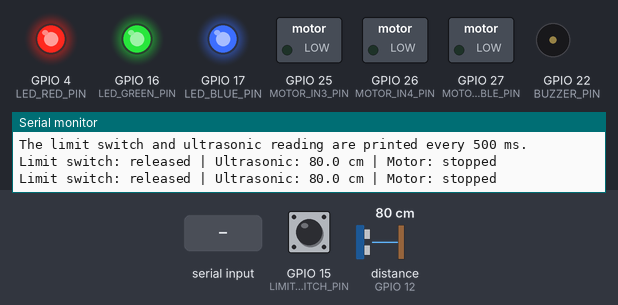
Recording of a sketch running on a simulated ESP32. On the bench: switched loads named in the sketch (green lamp = pin HIGH), output pins drawn as LEDs (lit = HIGH), buzzer (waves = sounding), the last lines printed to the serial monitor. Wiring (inferred from the names in the program): ultrasonic range finder: trigger GPIO 14; echo GPIO 12. The inputs (shaded band) are chosen by the test bench; at power-on: GPIO 15 (LIMIT_SWITCH_PIN) HIGH, distance to the obstacle (sensor on GPIO 12) 80 cm. The echo pulse lasts 58.3 µs per cm; pins used as bus, display or sensor lines are not drawn.

Above: at 1.2 s.
1.3 s: "r\n" received over Serial
At 2.5 s:
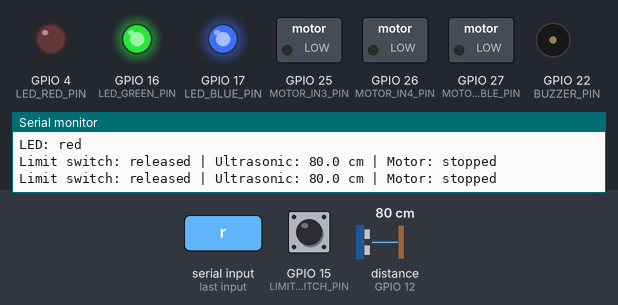
2.8 s: "g\n" received over Serial
At 3.7 s:
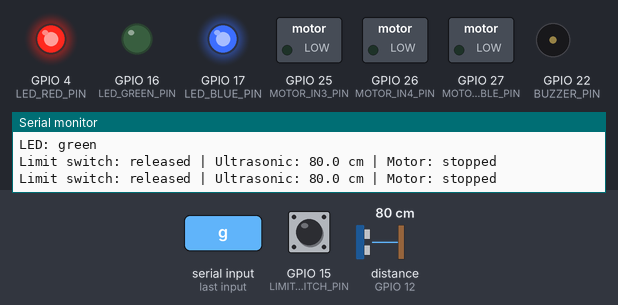
4.3 s: "b\n" received over Serial
At 4.8 s:
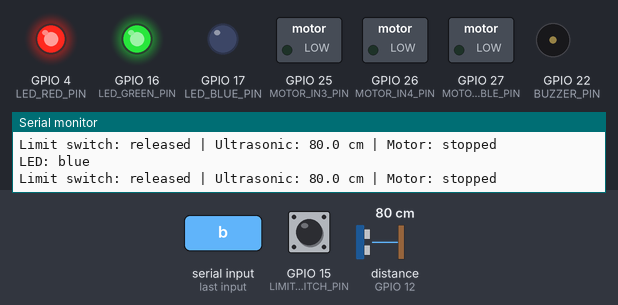
5.8 s: "y\n" received over Serial
At 7.0 s:
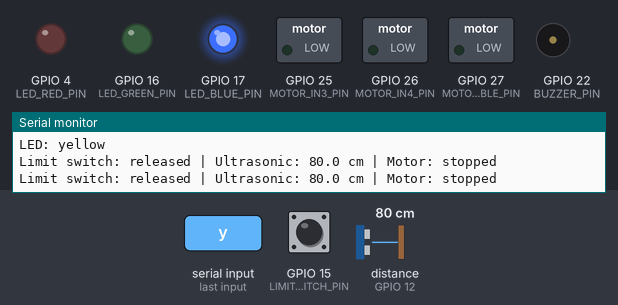
7.3 s: "c\n" received over Serial
At 8.3 s:
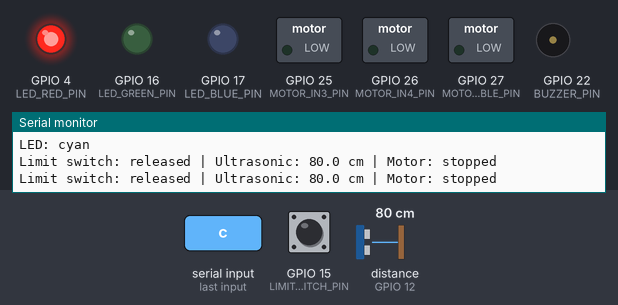
8.8 s: "p\n" received over Serial
At 8.92 s:
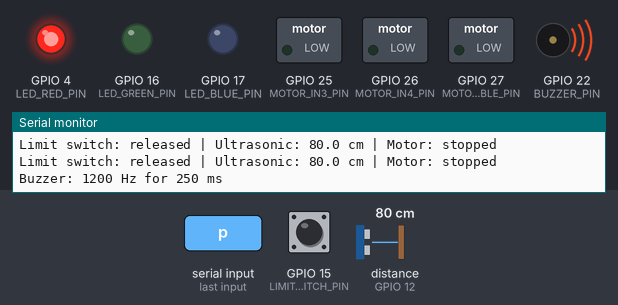
Timing chart, 0 to 11.5 s (numbered marks = the images above; inputs shaded):
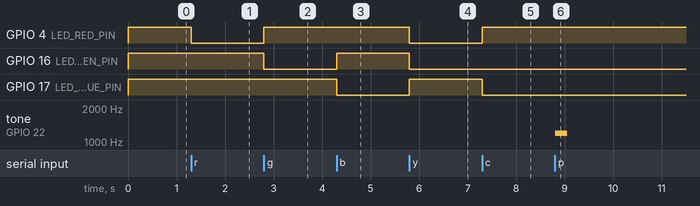

Measured:
- after the input at 1.3 s, GPIO 4 (LED_RED_PIN): HIGH → LOW at once
- after the input at 2.8 s, GPIO 4 (LED_RED_PIN): LOW → HIGH at once; GPIO 16 (LED_GREEN_PIN): HIGH → LOW at once
- after the input at 4.3 s, GPIO 16 (LED_GREEN_PIN): LOW → HIGH at once; GPIO 17 (LED_BLUE_PIN): HIGH → LOW at once
- after the input at 5.8 s, GPIO 4 (LED_RED_PIN), GPIO 16 (LED_GREEN_PIN): HIGH → LOW at once; GPIO 17 (LED_BLUE_PIN): LOW → HIGH at once
- after the input at 7.3 s, GPIO 4 (LED_RED_PIN): LOW → HIGH at once; GPIO 17 (LED_BLUE_PIN): HIGH → LOW at once
- after the input at 8.8 s, tone on GPIO 22 (BUZZER_PIN): silent → 1200 Hz at once, → silent 0.25 s later

The sketch:

ProjectMatrixDeviceDebug.ino
```cpp
#include <Arduino.h>

constexpr uint8_t BUZZER_PIN = 22;
constexpr uint8_t LED_RED_PIN = 4;
constexpr uint8_t LED_GREEN_PIN = 16;
constexpr uint8_t LED_BLUE_PIN = 17;
constexpr uint8_t MOTOR_ENABLE_PIN = 27;
constexpr uint8_t MOTOR_IN4_PIN = 26;
constexpr uint8_t MOTOR_IN3_PIN = 25;
constexpr uint8_t ULTRASONIC_ECHO_PIN = 12;
constexpr uint8_t ULTRASONIC_TRIGGER_PIN = 14;
constexpr uint8_t LIMIT_SWITCH_PIN = 15;

constexpr uint8_t MOTOR_TEST_SPEED = 190;
constexpr uint16_t STATUS_INTERVAL_MS = 500;
constexpr uint32_t ULTRASONIC_TIMEOUT_US = 30000;

uint32_t lastStatusTime = 0;
bool lastLimitSwitchPressed = false;
bool motorRunning = false;
const char *motorDirection = "stopped";

void setStatusLed(bool red, bool green, bool blue) {
  digitalWrite(LED_RED_PIN, red ? LOW : HIGH);
  digitalWrite(LED_GREEN_PIN, green ? LOW : HIGH);
  digitalWrite(LED_BLUE_PIN, blue ? LOW : HIGH);
}

void stopMotor() {
  analogWrite(MOTOR_ENABLE_PIN, 0);
  digitalWrite(MOTOR_IN3_PIN, LOW);
  digitalWrite(MOTOR_IN4_PIN, LOW);
  motorRunning = false;
  motorDirection = "stopped";
}

void runMotorForward() {
  digitalWrite(MOTOR_IN3_PIN, HIGH);
  digitalWrite(MOTOR_IN4_PIN, LOW);
  analogWrite(MOTOR_ENABLE_PIN, MOTOR_TEST_SPEED);
  motorRunning = true;
  motorDirection = "forward";
}

void runMotorReverse() {
  digitalWrite(MOTOR_IN3_PIN, LOW);
  digitalWrite(MOTOR_IN4_PIN, HIGH);
  analogWrite(MOTOR_ENABLE_PIN, MOTOR_TEST_SPEED);
  motorRunning = true;
  motorDirection = "reverse";
}

bool readDistanceCm(float &distanceCm) {
  digitalWrite(ULTRASONIC_TRIGGER_PIN, LOW);
  delayMicroseconds(2);
  digitalWrite(ULTRASONIC_TRIGGER_PIN, HIGH);
  delayMicroseconds(10);
  digitalWrite(ULTRASONIC_TRIGGER_PIN, LOW);

  uint32_t echoDurationUs = pulseIn(ULTRASONIC_ECHO_PIN, HIGH, ULTRASONIC_TIMEOUT_US);
  if (echoDurationUs == 0) {
    return false;
  }

  distanceCm = echoDurationUs * 0.0343F / 2.0F;
  return true;
}

void printHelp() {
  Serial.println();
  Serial.println("Project Matrix device debug commands:");
  Serial.println("  r, g, b, y, c, o  Set LED red, green, blue, yellow, cyan, or off");
  Serial.println("  p                 Play a buzzer test tone");
  Serial.println("  f                 Run motor forward");
  Serial.println("  v                 Run motor reverse");
  Serial.println("  s                 Stop motor immediately");
  Serial.println("  a                 Run LED and buzzer test sequence");
  Serial.println("  h                 Show this help");
  Serial.println("The limit switch and ultrasonic reading are printed every 500 ms.");
}

void runLightAndSoundTest() {
  const bool colours[][3] = {
      {true, false, false}, {false, true, false}, {false, false, true}, {true, true, true}};

  Serial.println("Running LED and buzzer test.");
  for (const auto &colour : colours) {
    setStatusLed(colour[0], colour[1], colour[2]);
    tone(BUZZER_PIN, 1000, 120);
    delay(250);
  }
  noTone(BUZZER_PIN);
  setStatusLed(false, false, false);
  Serial.println("LED and buzzer test complete.");
}

void handleCommand(char command) {
  switch (command) {
    case 'r':
      setStatusLed(true, false, false);
      Serial.println("LED: red");
      break;
    case 'g':
      setStatusLed(false, true, false);
      Serial.println("LED: green");
      break;
    case 'b':
      setStatusLed(false, false, true);
      Serial.println("LED: blue");
      break;
    case 'y':
      setStatusLed(true, true, false);
      Serial.println("LED: yellow");
      break;
    case 'c':
      setStatusLed(false, true, true);
      Serial.println("LED: cyan");
      break;
    case 'o':
      setStatusLed(false, false, false);
      Serial.println("LED: off");
      break;
    case 'p':
      tone(BUZZER_PIN, 1200, 250);
      Serial.println("Buzzer: 1200 Hz for 250 ms");
      break;
    case 'f':
      runMotorForward();
      Serial.println("Motor: forward. Send 's' to stop.");
      break;
    case 'v':
      runMotorReverse();
      Serial.println("Motor: reverse. Send 's' to stop.");
      break;
    case 's':
      stopMotor();
      Serial.println("Motor: stopped");
      break;
    case 'a':
      runLightAndSoundTest();
      break;
    case 'h':
    case '?':
      printHelp();
      break;
    case '\r':
    case '\n':
    case ' ':
      break;
    default:
      Serial.print("Unknown command: ");
      Serial.println(command);
      printHelp();
      break;
  }
}

void printDeviceStatus() {
  bool limitSwitchPressed = digitalRead(LIMIT_SWITCH_PIN) == LOW;
  float distanceCm = 0.0F;
  bool distanceValid = readDistanceCm(distanceCm);

  Serial.print("Limit switch: ");
  Serial.print(limitSwitchPressed ? "PRESSED" : "released");
  Serial.print(" | Ultrasonic: ");
  if (distanceValid) {
    Serial.print(distanceCm, 1);
    Serial.print(" cm");
  } else {
    Serial.print("no echo");
  }
  Serial.print(" | Motor: ");
  Serial.println(motorDirection);

  if (limitSwitchPressed != lastLimitSwitchPressed) {
    Serial.println(limitSwitchPressed ? "Limit switch changed to PRESSED." :
                                        "Limit switch changed to released.");
    lastLimitSwitchPressed = limitSwitchPressed;
  }
}

void setup() {
  Serial.begin(115200);
  pinMode(BUZZER_PIN, OUTPUT);
  pinMode(LED_RED_PIN, OUTPUT);
  pinMode(LED_GREEN_PIN, OUTPUT);
  pinMode(LED_BLUE_PIN, OUTPUT);
  pinMode(MOTOR_ENABLE_PIN, OUTPUT);
  pinMode(MOTOR_IN3_PIN, OUTPUT);
  pinMode(MOTOR_IN4_PIN, OUTPUT);
  pinMode(ULTRASONIC_TRIGGER_PIN, OUTPUT);
  pinMode(ULTRASONIC_ECHO_PIN, INPUT);
  pinMode(LIMIT_SWITCH_PIN, INPUT_PULLUP);

  stopMotor();
  setStatusLed(false, false, false);
  lastLimitSwitchPressed = digitalRead(LIMIT_SWITCH_PIN) == LOW;

  Serial.println("Project Matrix device debug started.");
  Serial.println("Serial Monitor: 115200 baud, no line ending required.");
  printHelp();
}

void loop() {
  while (Serial.available() > 0) {
    handleCommand(static_cast<char>(Serial.read()));
  }

  if (millis() - lastStatusTime >= STATUS_INTERVAL_MS) {
    lastStatusTime = millis();
    printDeviceStatus();
  }
}
```
